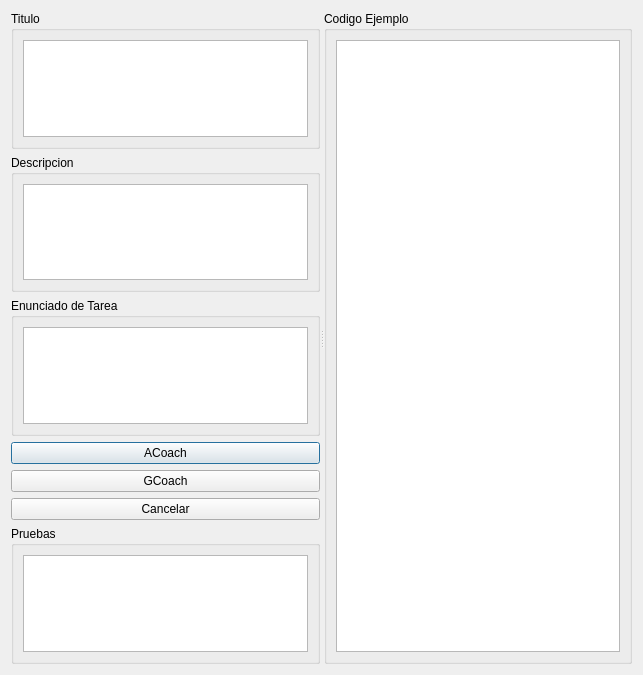
<?xml version="1.0" encoding="UTF-8"?>
<ui version="4.0">
 <class>nuevaLeccion</class>
 <widget class="QDialog" name="nuevaLeccion">
  <property name="geometry">
   <rect>
    <x>0</x>
    <y>0</y>
    <width>643</width>
    <height>675</height>
   </rect>
  </property>
  <property name="windowTitle">
   <string>Nueva Leccion</string>
  </property>
  <layout class="QVBoxLayout" name="verticalLayout_7">
   <item>
    <widget class="QSplitter" name="splitter">
     <property name="orientation">
      <enum>Qt::Horizontal</enum>
     </property>
     <widget class="QWidget" name="layoutWidget">
      <layout class="QVBoxLayout" name="verticalLayout_6">
       <item>
        <widget class="QGroupBox" name="groupBox">
         <property name="title">
          <string>Titulo</string>
         </property>
         <layout class="QVBoxLayout" name="verticalLayout">
          <item>
           <widget class="QTextEdit" name="txtTitulo"/>
          </item>
         </layout>
        </widget>
       </item>
       <item>
        <widget class="QGroupBox" name="groupBox_2">
         <property name="title">
          <string>Descripcion</string>
         </property>
         <layout class="QVBoxLayout" name="verticalLayout_2">
          <item>
           <widget class="QTextEdit" name="txtDescripcion"/>
          </item>
         </layout>
        </widget>
       </item>
       <item>
        <widget class="QGroupBox" name="groupBox_4">
         <property name="title">
          <string>Enunciado de Tarea</string>
         </property>
         <layout class="QVBoxLayout" name="verticalLayout_4">
          <item>
           <widget class="QTextEdit" name="txtEnunciado"/>
          </item>
         </layout>
        </widget>
       </item>
       <item>
        <widget class="QPushButton" name="pushButton_3">
         <property name="text">
          <string>ACoach</string>
         </property>
        </widget>
       </item>
       <item>
        <widget class="QPushButton" name="pushButton">
         <property name="text">
          <string>GCoach</string>
         </property>
        </widget>
       </item>
       <item>
        <widget class="QPushButton" name="pushButton_2">
         <property name="text">
          <string>Cancelar</string>
         </property>
        </widget>
       </item>
       <item>
        <widget class="QGroupBox" name="groupBox_5">
         <property name="title">
          <string>Pruebas</string>
         </property>
         <layout class="QVBoxLayout" name="verticalLayout_5">
          <item>
           <widget class="QTextEdit" name="txtPruebas"/>
          </item>
         </layout>
        </widget>
       </item>
      </layout>
     </widget>
     <widget class="QGroupBox" name="groupBox_3">
      <property name="title">
       <string>Codigo Ejemplo</string>
      </property>
      <layout class="QVBoxLayout" name="verticalLayout_3">
       <item>
        <widget class="QTextEdit" name="txtEjemplo"/>
       </item>
      </layout>
     </widget>
    </widget>
   </item>
  </layout>
 </widget>
 <resources/>
 <connections/>
</ui>
